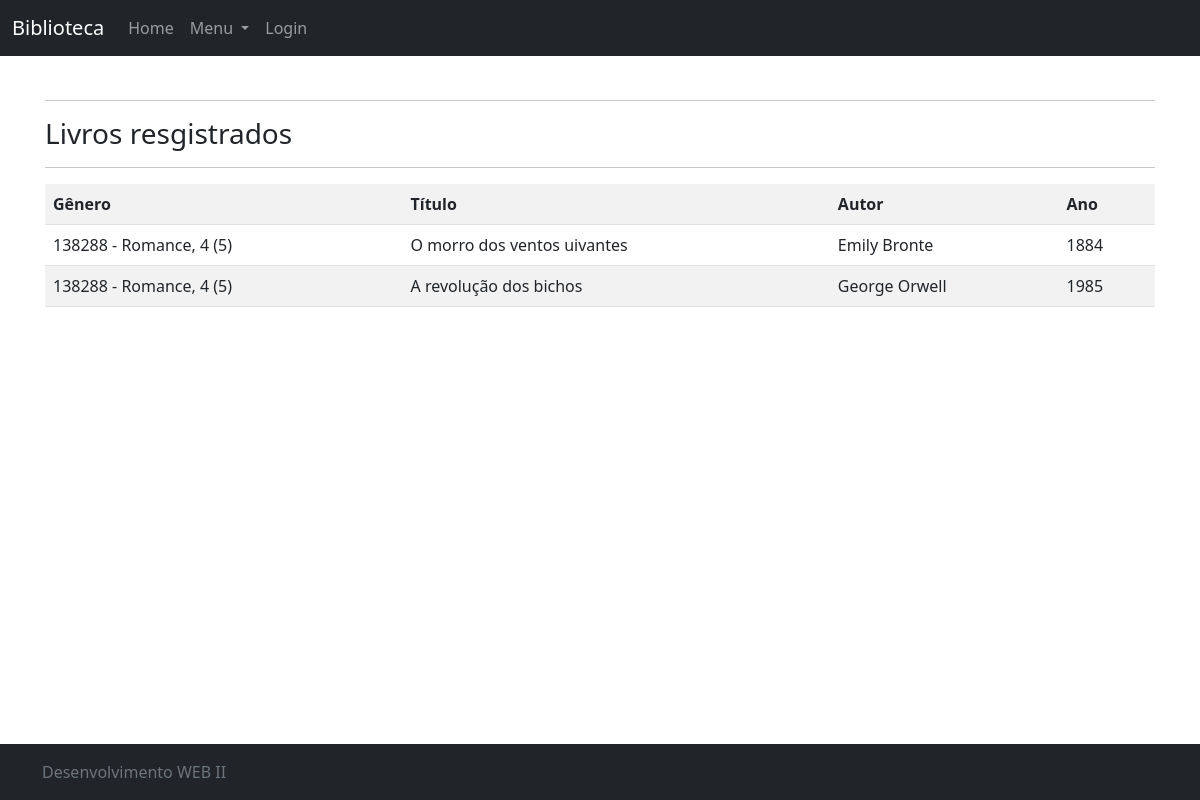
Page /listar/livro/ on the committed database.
### Cadastro/models.py (models this page shows, shortened)
class Livro(models.Model):
    local = models.ForeignKey(Local, on_delete=models.PROTECT)
    titulo = models.CharField(max_length=80, verbose_name="Título")
    autor = models.CharField(max_length=50)
    ano = models.IntegerField()

class Local(models.Model):
    codigo = models.CharField(max_length=6, primary_key=True, verbose_name="Código")
    descricao = models.CharField(max_length=50, verbose_name="Gênero")
    corredor = models.IntegerField()
    estante = models.IntegerField()
    def __str__(self):
        return "{} - {}, {} ({})".format(self.codigo, self.descricao, self.corredor, self.estante)

### Cadastro/views.py (the view)
# urls.py: path('listar/livro/', LivroList.as_view(), name='listar-livro'),
class LivroList(ListView):
    login_url = reverse_lazy('login')
    model = Livro
    template_name = 'Cadastro/listaLivro.html'

### Cadastro/templates/Cadastro/listaLivro.html (shortened to what this page needs)
{% extends 'Pages/modelo.html' %}
{% load static %}
{% block conteudo %}
    <hr>
    <h3>Livros resgistrados</h3>
    <hr>
    <div class="table table-reponsive">
        <table class="table table-striped">
            <tr>
                <th>Gênero</th>
                <th>Título</th>
                <th>Autor</th>
                <th>Ano</th>
            </tr>
            {% for livro in object_list %}
            <tr>
                <td>{{ livro.local }}</td>
                <td>{{ livro.titulo }}</td>
                <td>{{ livro.autor }}</td>
                <td>{{ livro.ano }}</td>
            </tr>
            {% empty %}
            <tr>
                <td colspan="3">Nenhum livro cadastrado</td>
            </tr>
            {% endfor %}
        </table>
    </div>
{% endblock %}

### static/css/style.css (style rules this page uses)
body { background-color: white; }

### rows in the picture
Livro: local "138288 - Romance, 4 (5)", titulo "O morro dos ventos uivantes", autor "Emily Bronte", ano "1884"
Livro: local "138288 - Romance, 4 (5)", titulo "A revolução dos bichos", autor "George Orwell", ano "1985"
